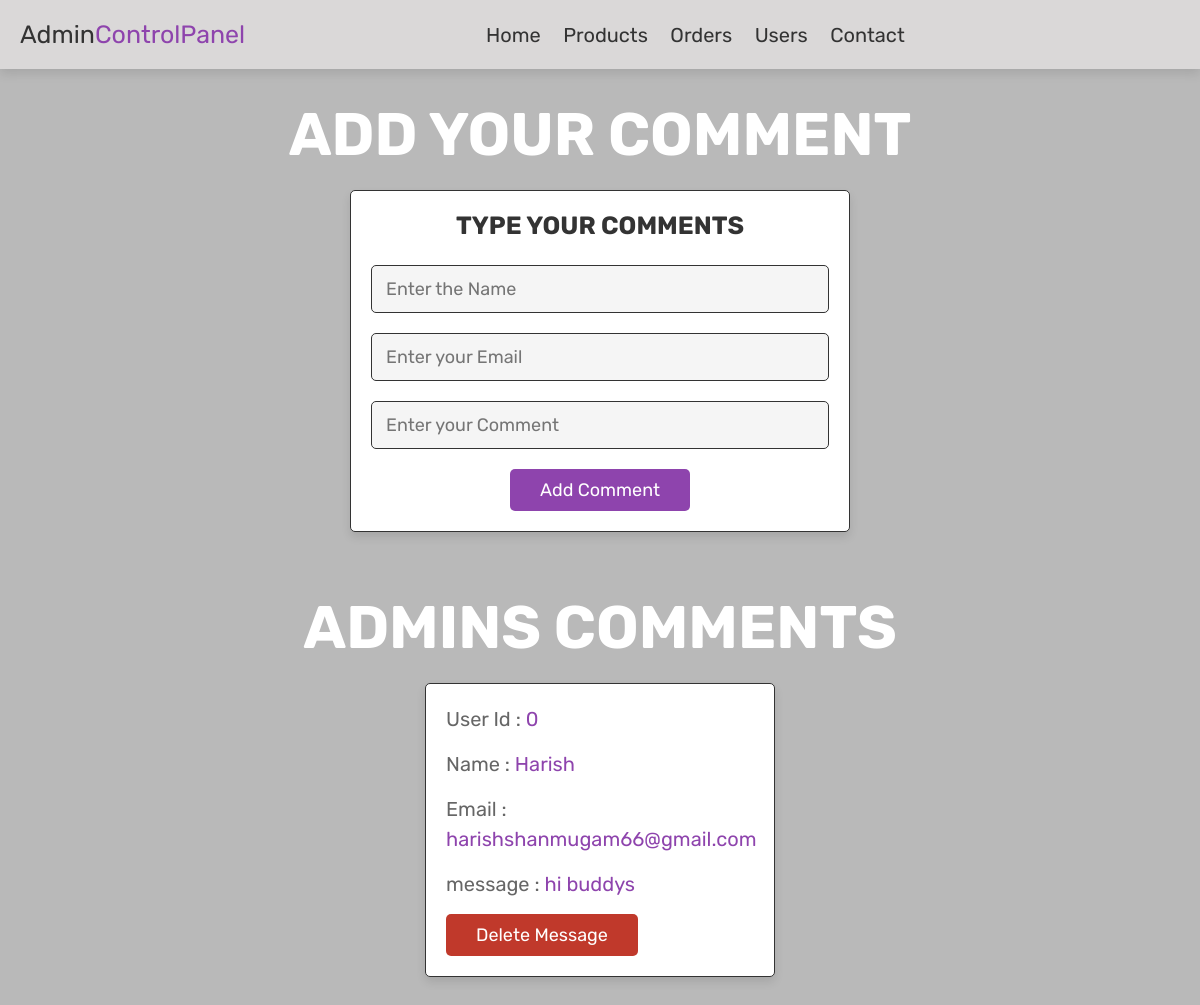
Screenshot of /admin_comments.php (signed in) with the database file from the repository.
### tables this page shows
CREATE TABLE `comment` (
  `id` int(100) NOT NULL,
  `user_id` int(100) NOT NULL,
  `name` varchar(100) NOT NULL,
  `email` varchar(100) NOT NULL,
  `number` varchar(12) NOT NULL,
  `comments` varchar(500) NOT NULL
);

### admin_comments.php (the view, shortened to what this page needs)
<?php
include 'config.php';
?>
<!DOCTYPE html>
<html lang="en">
<head>
   <link rel="stylesheet" href="https://cdnjs.cloudflare.com/ajax/libs/font-awesome/6.1.1/css/fontawesome.min.css">
   <link rel="stylesheet" href="Admin_page_style.css">
</head>
<body>
<?php include 'admin_header.php'; ?>
<section class='add-your-comment'>
   <h1 class="title">Add Your Comment</h1>
   <form action="" method="post" enctype="multipart/form-data">
      <h3>Type Your Comments</h3>
      <input type="text" name="name" class="box" placeholder="Enter the Name" required>
      <input type="email" name="email" class="box" placeholder="Enter your Email " required>
      <input type="text" name="comments" class="box" placeholder="Enter your Comment " required>
      <input type="submit" value="add comment" name="add_your_comment" class="btn">
   </form>
</section>
<section class="Comments">
   <h1 class="title"> Admins Comments </h1>
   <div class="box-container">
   <?php
      $select_message = mysqli_query($conn, "SELECT * FROM `comment`") or die('query failed');
      if(mysqli_num_rows($select_message) > 0){
         while($fetch_message = mysqli_fetch_assoc($select_message)){
   ?>
   <div class="box">
      <p> User Id : <span><?php echo $fetch_message['user_id']; ?></span> </p>
      <p> Name : <span><?php echo $fetch_message['name']; ?></span> </p>
      <p> Email : <span><?php echo $fetch_message['email']; ?></span> </p>
      <p> message : <span><?php echo $fetch_message['comments']; ?></span> </p>
      <a href="admin_comments.php?delete=<?php echo $fetch_message['id']; ?>" onclick="return confirm('Delete This Message?');" class="delete-btn">Delete Message</a>
   </div>
   <?php
      };
   }else{
      echo '<p class="empty">You Have No Messages!</p>';
   }
   ?>
   </div>
</section>
</body>
</html>

### Admin_Page_style.css (style rules this page uses)
:root { --purple:#8e44ad; --red:#c0392b; --orange:#f39c12; --black:#333; --white:#fff; --light-color:#666; --light-white:#ccc; --light-bg:#f5f5f5; --border:.1rem solid var(--black); --box-shadow:0 .5rem 1rem rgba(0,0,0,.1); }
* { font-family: 'Rubik', sans-serif; margin:0; padding:0; box-sizing: border-box; outline: none; border:none; text-decoration: none; transition:all .2s linear; }
html { font-size: 62.5%; overflow-x: hidden; }
body { width: 100%; min-height: 100vh; background-image: linear-gradient(rgba(0,0,0,.274), rgba(0,0,0,.274)), url(bg_sss.jpg); background-position: center; background-size: contain; justify-content: center; align-items: center; }
section { padding:3rem 2rem; }
.title { text-align: center; margin-bottom: 2rem; text-transform: uppercase; color:var(--white); font-size: 6rem; }
.btn, .option-btn, .delete-btn, .white-btn { display: inline-block; margin-top: 1rem; padding:1rem 3rem; cursor: pointer; color:var(--white); font-size: 1.8rem; border-radius: .5rem; text-transform: capitalize; }
.white-btn, .btn { background-color: var(--purple); }
.delete-btn { background-color: var(--red); }
.add-your-comment form { background-color: var(--white); border-radius: .5rem; padding:2rem; text-align: center; box-shadow: var(--box-shadow); border:var(--border); max-width: 50rem; margin:0 auto; }
.add-your-comment form h3 { font-size: 2.5rem; text-transform: uppercase; color:var(--black); margin-bottom: 1.5rem; }
.add-your-comment .box { width: 100%; background-color: var(--light-bg); border-radius: .5rem; margin:1rem 0; padding:1.2rem 1.4rem; color:var(--black); font-size: 1.8rem; border:var(--border); }
.Comments .box-container { display: grid; grid-template-columns: repeat(auto-fit, 35rem); justify-content: center; gap:1.5rem; max-width: 1200px; margin:0 auto; align-items: flex-start; }
.Comments .box-container .box { background-color: var(--white); padding:2rem; border:var(--border); box-shadow: var(--box-shadow); border-radius: .5rem; }
.Comments .box-container .box p { padding-bottom: 1.5rem; font-size: 2rem; color:var(--light-color); line-height: 1.5; }
.Comments .box-container .box p span { color:var(--purple); }
.Comments .box-container .box .delete-btn { margin-top: 0; }

### rows the page displays
comment: user "0", name "Harish", email "harishshanmugam66@gmail.com", comments "hi buddys"
